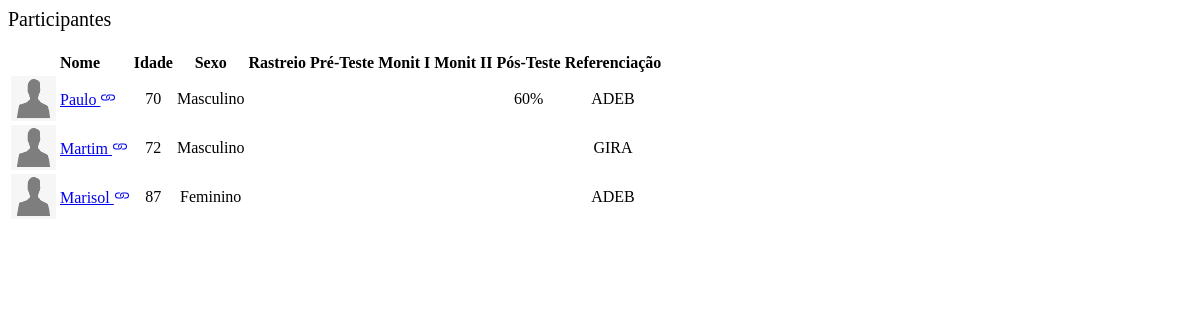
The page /protocolo/participants (signed in) on the database as committed earlier.
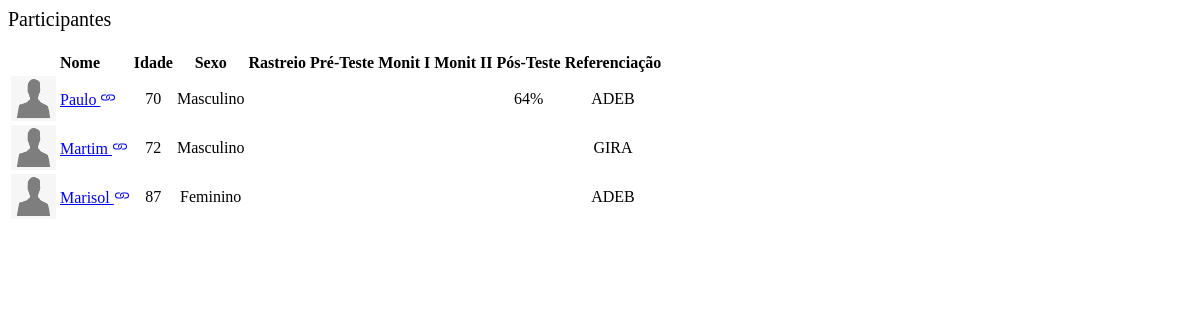
The same page on the database as committed later.
### protocolo/models.py (models this page shows, shortened)
class Resolution(models.Model):
    patient = models.ForeignKey(Participante,
                                on_delete=models.CASCADE, default=None, blank=True, null=True)
    part = models.ForeignKey('Part', on_delete=models.CASCADE)
    date = models.DateTimeField(default=timezone.now)
    doctor = models.ForeignKey(settings.AUTH_USER_MODEL,
                                on_delete=models.CASCADE, default=None, blank=True, null=True)
    statistics = models.JSONField(blank=True, default=dict)

### protocolo/views.py (the view)
# urls.py: path('participants', views.participants_view, name="participants"),
@login_required(login_url='login')
def participants_view(request):
    doctor = request.user
    participants = Participante.objects.filter(avaliador=doctor)
    resolutions = Resolution.objects.filter(doctor=doctor)
    context = {'participants': participants,
               'resolutions': resolutions}
    return render(request, 'protocolo/participants.html', context)

### protocolo/templates/protocolo/participants.html (shortened to what the changed rows need)
{% load static %}
<div id="wrapper">
    <div class="d-flex flex-column" id="content-wrapper">
        <div id="content">
            <div class="container-fluid">
                <div class="card shadow">
                    <div class="card-body">
                        <div class="table-responsive">
                            <table class="table">
                                <thead>
                                <tr>
                                    <th style="text-align: left;"></th>
                                    <th style="text-align: left;">Nome</th>
                                    <th style="text-align: center;">Idade</th>
                                    <th style="text-align: center;">Sexo</th>
                                    <th style="text-align: center;">Rastreio</th>
                                    <th style="text-align: center;">Pré-Teste</th>
                                    <th style="text-align: center;">Monit I</th>
                                    <th style="text-align: center;">Monit II</th>
                                    <th style="text-align: center;">Pós-Teste</th>
                                    <th style="text-align: center;">Referenciação</th>
                                </tr>
                                </thead>
                                <tbody>
                                {% for p in participants %}
                                    <tr>
                                        <td style="text-align: center">
                                            <img class="rounded-circle img-fluid d-xl-flex justify-content-center align-items-center align-content-center align-self-center justify-content-xl-center align-items-xl-center"
                                                 src="{% static 'protocolo/img/placeholder-avatar.png' %}" width="45px"
                                                 height="45px" style="margin-left: auto;margin-right: auto;display: block;">
                                        </td>
                                        <td><a href="#" class="jq-btn no-decor"
                                               data-href="{% url 'participant' p.id %}">
                                            {{ p.nome }}
                                        </a></td>
                                        <td style="text-align: center;">{{ p.idade }}</td>
                                        <td style="text-align: center;">{{ p.sexo }}</td>
                                        <td style="text-align: center;">
                                        </td>
                                        <td style="text-align: center;">
                                        </td>
                                        <td style="text-align: center;">
                                        </td>
                                        <td style="text-align: center;">
                                        </td>
                                        <td style="text-align: center;">
                                            {% for r in resolutions %}
                                                {% if r.doctor == request.user and r.patient == p and r.part.name == 'Pós-Teste' %}
                                                    {% if r.statistics.total_percentage == 100 %}
                                                        <i class="fa fa-check" style="color: var(--bs-blue);"></i>
                                                    {% elif r.statistics.total_percentage > 0 %}
                                                        {{ r.statistics.total_percentage }}%
                                                    {% endif %}
                                                {% endif %}
                                            {% endfor %}
                                        </td>
                                        <td style="text-align: center">{{ p.referenciacao.reference }}</td>
                                    </tr>
                                {% empty %}
                                    Não tem Participantes associados.
                                {% endfor %}
                                </tbody>
                            </table>
                        </div>
                    </div>
                </div>
            </div>
        </div>
    </div>

Rows that differ between the two databases and show on the page:
changed Resolution: statistics.total_percentage "60" → "64"
